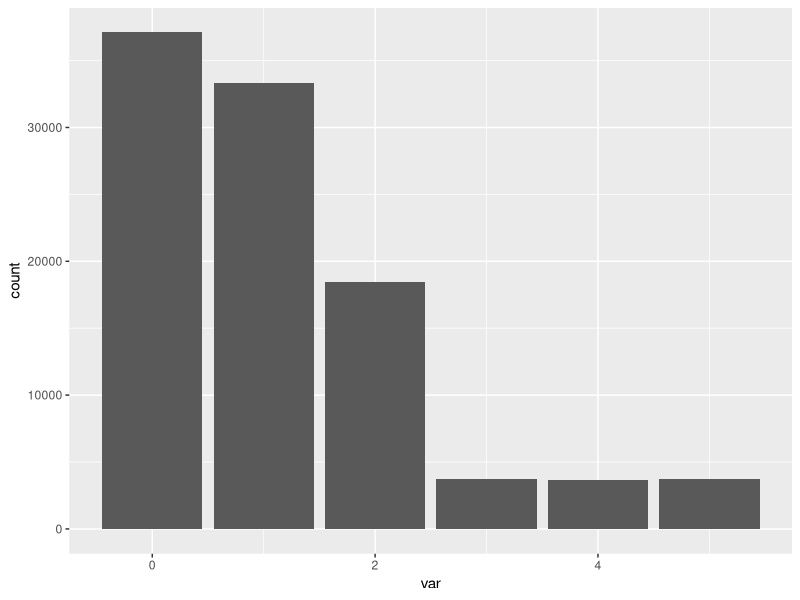
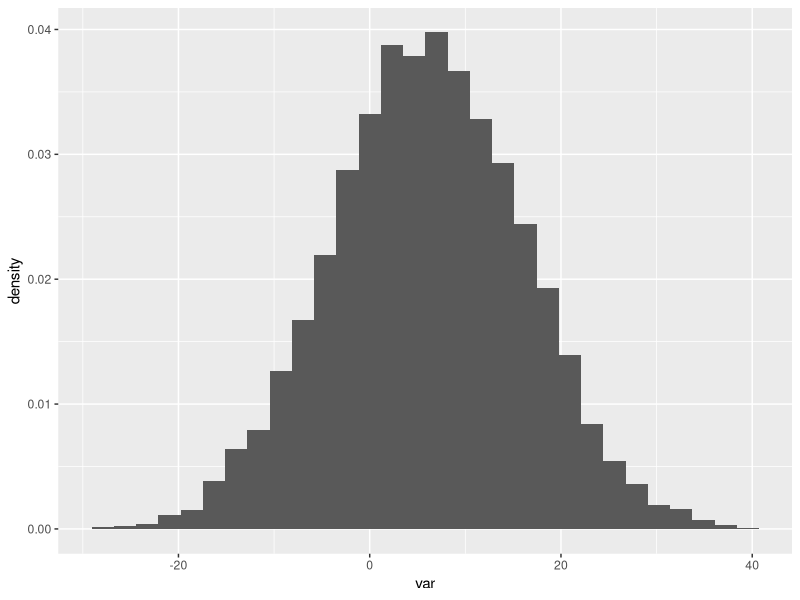

The R source for these figures, in order:
## ---- chunk 1
library(tidyverse)
## ---- chunk 2
set.seed(7)

sample(x = 0:100,
       size = 3)
## ---- chunk 3
dist <- sample(x = 0:5,
               size = 100000,
               replace = T,
               prob = c(10, 9, 5, rep(1, 3)))

dist %>%
  data.frame() %>%
  rename(var = 1) %>%
  ggplot() + 
  geom_bar(aes(x = var))
  
## ---- chunk 4
rep("yellow", 3)
## ---- chunk 5
rep(sample(1:10, 2), 
    5)
## ---- chunk 6
replicate(5, 
          sample(1:10, 2))
## ---- chunk 7
rnorm(10000, mean = 6, sd = 10) %>%
  data.frame() %>%
  rename(var = 1) %>%
  ggplot() + 
  geom_histogram(aes(x = var, y = ..density..))
## ---- chunk 8
pnorm(-2)
## ---- chunk 9
pnorm(1)
## ---- chunk 10
1 - pnorm(1)
pnorm(-1)
## ---- chunk 11
qnorm(0.025)
## ---- chunk 12
dnorm(0)
## ---- chunk 13
dbinom(4, 10,  0.5)
